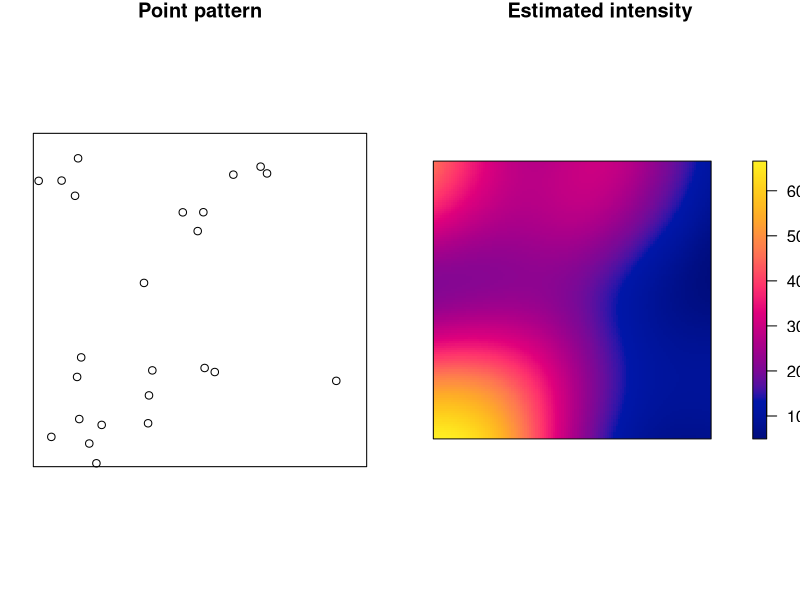

Generate this figure with R:
## ---- chunk 1
library(spatstat)

X <- rpoispp(win = owin(), lambda = 20)
lambda_hat <- density(X, sigma = 0.2)

par(mfrow = c(1,2), mar = c(1,1,1,1))

plot(X, main = "Point pattern")
plot(lambda_hat, main = "Estimated intensity", ribargs = list(las = 1), legend = FALSE)
